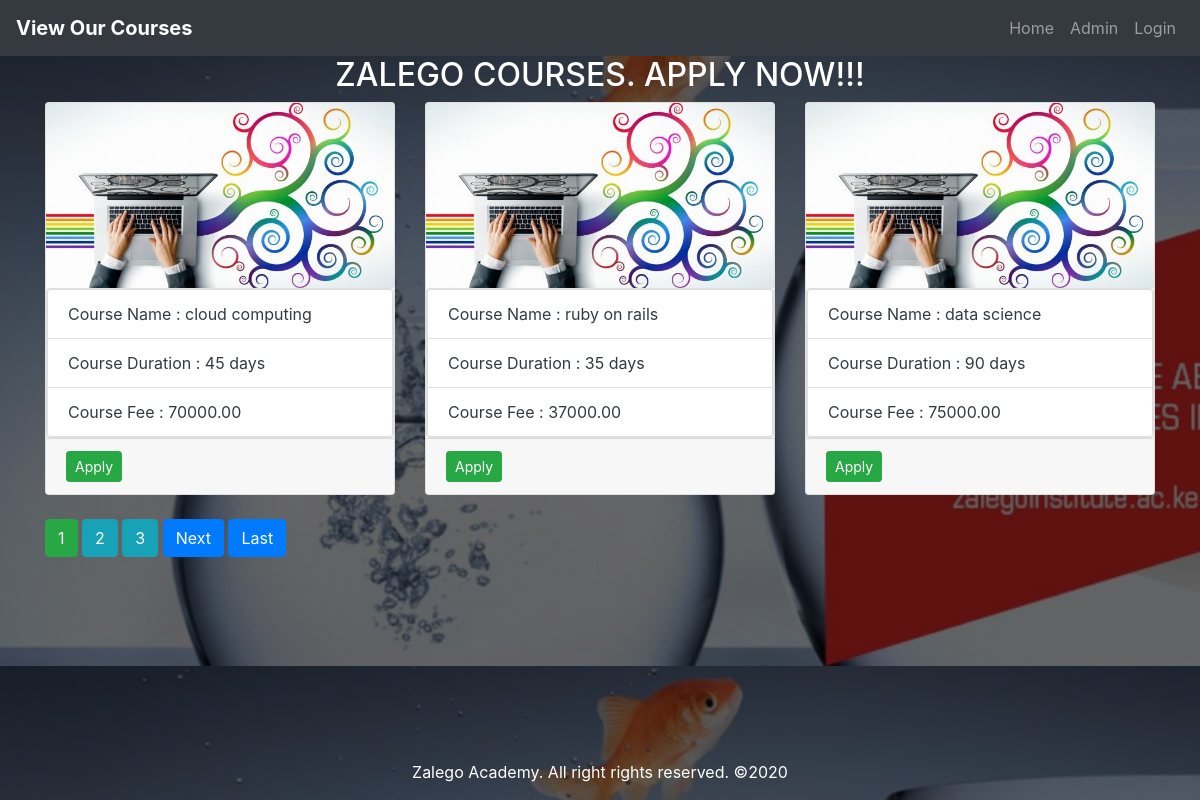
Screenshot of /view/ with the database file from the repository.
### sims_app/models.py (models this page shows, shortened)
class Course(models.Model):
    Course_Name = models.CharField(max_length=50)
    Course_Duration = models.IntegerField()
    Course_Fee = models.DecimalField(max_digits=7,decimal_places=2) # e.g 36000.00
    CreatedOn = models.DateTimeField(auto_now_add=True)
    IsActive = models.BooleanField(default=True)
    class Meta:
        ordering = ['-id']

### sims_app/views.py (the view)
# urls.py: path('view/',views.displayCoursesView,name='view'),
def displayCoursesView(request):
    courses_list = Course.objects.all()
    paginator = Paginator(courses_list,3)
    page = request.GET.get('page')
    try:
        courses = paginator.page(page)
    except PageNotAnInteger:
        courses = paginator.page(1)
    except EmptyPage:
        courses = paginator.page(paginator.num_pages)
    dict = {'courses': courses}
    return render(request,'frontend/viewcourses.html',dict)

### sims_app/templates/frontend/viewcourses.html (shortened to what this page needs)
<!doctype html>
{% load static %}
<html lang="en">
<head>
    <link rel="stylesheet" href="{% static 'css/bootstrap.min.css' %}">
    <link rel="stylesheet" href="{% static 'css/frontend-custom-style.css' %}">
    <link rel="stylesheet" href="{% static 'font-awesome/css/font-awesome.css' %}">
</head>
<body>
{% include 'frontend/common/navbar.html' %}
<h2 class="text-center">ZALEGO COURSES. APPLY NOW!!!</h2>
<div class="container">
    {% if courses %}
        <div class="row">
        {% for course in courses %}
            <div class="col-md-4">
                <div class="card text-dark mb-4">
                    <img src="{% static 'images/course-image.jpg' %}" alt="" class="card-img-top">
                    <div class="card">
                        <ul class="list-group">
                            <li class="list-group-item">Course Name : {{ course.Course_Name }}</li>
                            <li class="list-group-item">Course Duration : {{ course.Course_Duration }} days</li>
                            <li class="list-group-item">Course Fee : {{ course.Course_Fee }}</li>
                        </ul>
                    </div>
                    <div class="card-footer">
                        <a href="{% url 'apply' course.id %}" class="btn btn-sm btn-success">Apply</a>
                    </div>
                </div>
            </div>
        {% endfor %}
    {% else %}
        <p class="text-center">No courses available</p>
    {% endif %}
    </div>
 {% include 'frontend/common/pagination.html' %}
</div>
<footer>
    <div class="row">
        <div class="col text-center fixed-bottom">
            <p>Zalego Academy. All right rights reserved. &copy;2020 </p>
        </div>
    </div>
</footer>
</body>
</html>

### sims_app/templates/frontend/common/navbar.html (shortened to what this page needs)
<nav class="navbar navbar-expand-lg navbar-dark bg-dark">
    <a class="navbar-brand" href="{% url 'view' %}"><strong>View Our Courses</strong></a>
    <div class="collapse navbar-collapse" id="FrontendNavBar">
        <ul class="navbar-nav navbar-right">
            <li class="nav-item">
                <a href="{% url 'home' %}" class="nav-link">Home</a>
            </li>
            <li class="nav-item">
                <a href="{% url 'admin-login' %}" class="nav-link">Admin</a>
            </li>
            {% if request.session.registration %}
                <li class="nav-item">
                    <a href="{% url 'mycourses' %}" class="nav-link btn btn-sm btn-success">My Courses</a>
                </li>
                <li class="nav-item">
                    <a href="{% url 'student-logout' %}" class="nav-link">Logout</a>
                </li>
            {% else %}
                <li class="nav-item">
                    <a href="{% url 'student-login' %}" class="nav-link">Login</a>
                </li>
            {% endif %}
        </ul>
    </div>
</nav>

### sims_app/templates/frontend/common/pagination.html (shortened to what this page needs)
{% if courses.has_other_pages %}
        {% for num in courses.paginator.page_range %}
            {% if courses.number == num %}
                <a class="btn btn-success mb-4" href="?page={{ num }}">{{ num }}</a>
            {% elif num > courses.number|add:'-3' and  num < courses.number|add:'3' %}
                <a class="btn btn-info mb-4" href="?page={{ num }}">{{ num }}</a>
            {% endif %}
        {% endfor %}
        {% if courses.has_next %}
            <a class="btn btn-primary mb-4" href="?page={{ courses.next_page_number }}">Next</a>
            <a class="btn btn-primary mb-4" href="?page={{ courses.paginator.num_pages }}">Last</a>
        {% endif %}
    {% endif %}

### sims_app/static/css/frontend-custom-style.css (style rules this page uses)
html,body { height: 100%; color: white; background: linear-gradient(rgba(0,0,0,0.6),rgba(0,0,0,0.6)), url("/static/images/background.jpg"); }

### rows the page displays
Course: Course_Name "cloud computing", Course_Duration "45", Course_Fee "70000.00"
Course: Course_Name "ruby on rails", Course_Duration "35", Course_Fee "37000.00"
Course: Course_Name "data science", Course_Duration "90", Course_Fee "75000.00"

### other values shown
{{ num }} "1"
{{ num }} "2" "3"
